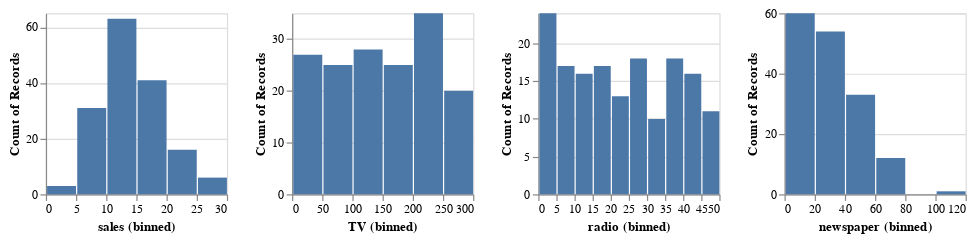

The code cell stored with this chart in its notebook:
### Code cell
alt.Chart(df_train).mark_bar().encode(
    alt.X(alt.repeat("column"), type="quantitative", bin=True),
    y='count()',
).properties(
    width=150,
    height=150
).repeat(
    column=['sales', 'TV', 'radio', 'newspaper']
)

### Figure 1 — Vega-Lite specification as saved in the notebook (floating-point values rounded to 4 significant figures; data arrays with more than 128 entries replaced by an {"elided": "..."} marker saying what was removed)
{"config": {"view": {"continuousWidth": 400, "continuousHeight": 300}}, "repeat": {"column": ["sales", "TV", "radio", "newspaper"]}, "spec": {"data": {"name": "data-3d599e277b1304f147a07d610894b02d"}, "mark": "bar", "encoding": {"x": {"bin": true, "field": {"repeat": "column"}, "type": "quantitative"}, "y": {"aggregate": "count", "type": "quantitative"}}, "height": 150, "width": 150}, "$schema": "https://vega.github.io/schema/vega-lite/v4.17.0.json", "datasets": {"data-3d599e277b1304f147a07d610894b02d": {"elided": "160 records"}}}
